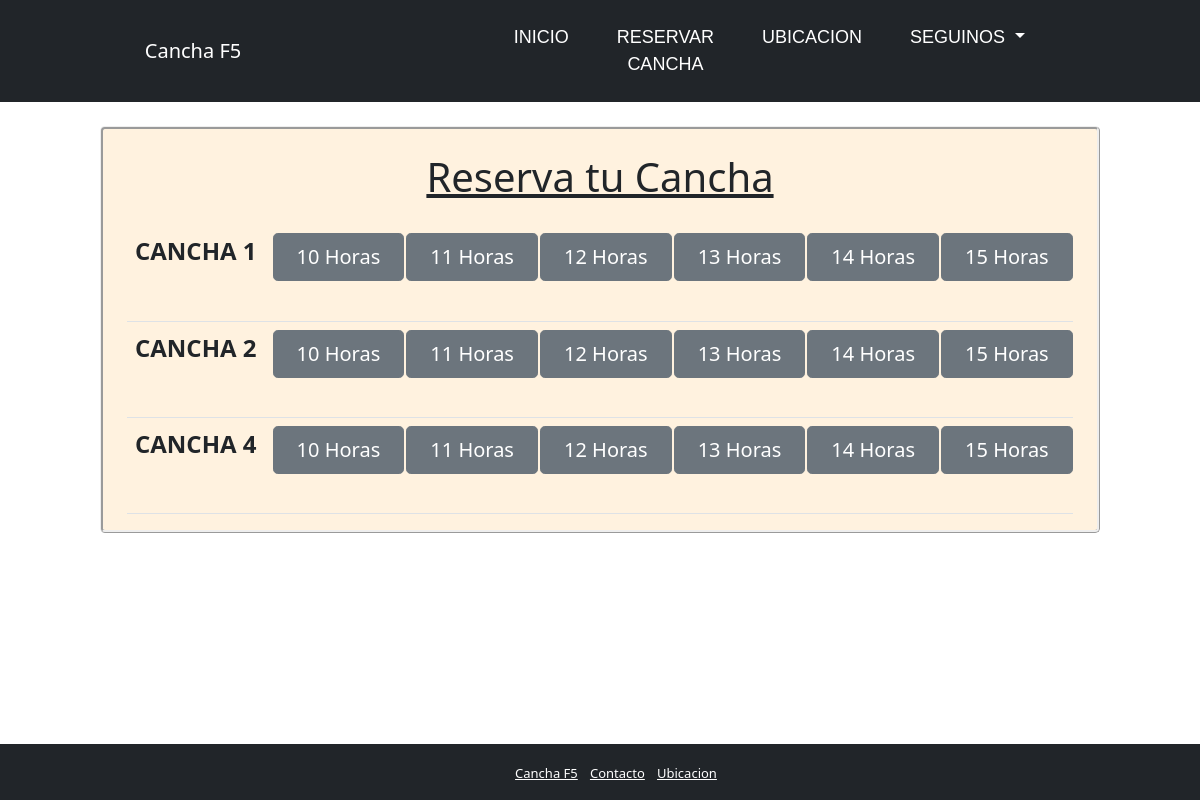
Page /reservas/ on the committed database.
### alquiler/models.py (models this page shows, shortened)
class Cancha(models.Model):
    id = models.AutoField(primary_key=True,auto_created = True, serialize = False)
    nombre = models.CharField(max_length=255, null=False, blank=False)
    capacidad = models.CharField(max_length=255, null=False, blank=False)
    habilitada = models.BooleanField(default=True)
    creador = models.ForeignKey(User, on_delete=models.CASCADE)
    piso = models.CharField(max_length=255, null=False, blank=False, default="sintetico")
    techada = models.BooleanField(default=True)
    iluminacion = models.BooleanField(default=True)
    def horarios_disponible(self):
        fecha_actual = datetime.now().date()
        horarios = Horario.objects.all()
        reservas = Reserva.objects.all().filter(fecha = fecha_actual)
        horarios_disponibles = []
        for hor in horarios:
            horarios_disponibles.append(hor)
        for reserva in reservas:
            if(self.id == reserva.cancha.id):
               horarios_disponibles.remove(reserva.horario)
        return horarios_disponibles

class Horario(models.Model):
    id = models.AutoField(primary_key=True,auto_created = True, serialize = False)
    hora = models.IntegerField(null=False, blank=False)

### alquiler/views.py (the view)
# urls.py: path('reservas/', ReservasView.as_view(), name="reservas"),
class ReservasView(ListView):
    model = Reserva
    template_name = 'reservas.html'
    def get_context_data(self, *args, **kwargs):
        canchas = Cancha.objects.all()
        info = []
        for cancha in canchas:
            horarios_disponibles = cancha.horarios_disponible()
            inf = [ cancha , horarios_disponibles ]
            info.append(inf)
            horarios_disponibles = []
        context = super(ReservasView, self).get_context_data(*args, **kwargs)
        context["info"] = info
        return context

### alquiler/templates/reservas.html (shortened to what this page needs)
{% extends 'base.html' %}
{% load static %}
{% block content %}
    <div class="container-fluid post-home col-sm-10 rounded-3 my-4 mb-5">
        <div class="text-center text-decoration-underline my-4">
            <h1>Reserva tu Cancha</h1>
        </div>
        <div class="container-fluid col-12">
            <table class="table">
                {% for key,value in info %}
                    <tr class="text-center fila my-auto py-auto fs-4 px-4">
                        <td scope="col" class="col-2 text-uppercase fw-bolder mb-4">
                            {{ key.nombre }}
                        </td>
                        {% for horario in value %}
                            <td scope="col" class="item w-100">
                                <button type="button" class="item btn btn-secondary btn-lg">
                                    <a href="{% url 'reservar_cancha' key.id horario.id %}"
                                        class="text-decoration-none text-white">
                                        {{ horario.hora }} Horas
                                    </a>
                                </button>
                            </td>
                        {% endfor %}
                    </tr>
                {% endfor %}
            </table>
        </div>
    </div>
{% endblock %}

### static/css/grande.css (style rules this page uses)
@media screen and (min-width: 769px) { .cuerpo { padding:0%; } }
@media screen and (min-width: 769px) { .table { display: block; overflow-x: auto; white-space: nowrap; } }
@media screen and (min-width: 769px) { .item { width: 112%; } }
@media screen and (min-width: 769px) { .fila { height: 12vh; } }
@media screen and (min-width: 769px) { .post-home { background: rgba(255, 235, 205, 0.638); border-style: ridge; } }

### rows in the picture
Cancha: nombre "CANCHA 1"
Horario: hora "10"
Horario: hora "11"
Horario: hora "12"
Horario: hora "13"
Horario: hora "14"
Horario: hora "15"
Cancha: nombre "CANCHA 2"
Cancha: nombre "CANCHA 4"
